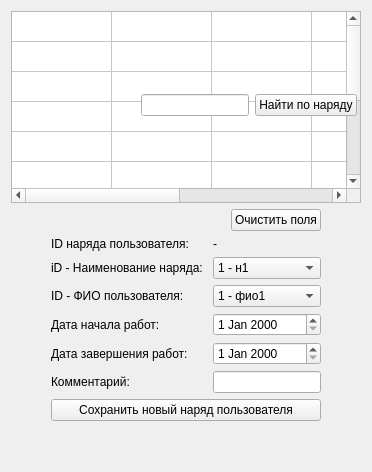
                  <widget class="QWidget" name="tab_32">
                   <attribute name="title">
                    <string>Наряды пользователей</string>
                   </attribute>
                   <layout class="QGridLayout" name="gridLayout_51">
                    <item row="0" column="0">
                     <layout class="QVBoxLayout" name="verticalLayout_25">
                      <item>
                       <layout class="QHBoxLayout" name="horizontalLayout_31">
                        <item>
                         <widget class="QTableWidget" name="table_userDuty">
                          <property name="minimumSize">
                           <size>
                            <width>0</width>
                            <height>150</height>
                           </size>
                          </property>
                          <property name="maximumSize">
                           <size>
                            <width>16777215</width>
                            <height>250</height>
                           </size>
                          </property>
                          <property name="dragEnabled">
                           <bool>false</bool>
                          </property>
                          <property name="showGrid">
                           <bool>true</bool>
                          </property>
                          <property name="sortingEnabled">
                           <bool>false</bool>
                          </property>
                          <property name="wordWrap">
                           <bool>true</bool>
                          </property>
                          <property name="cornerButtonEnabled">
                           <bool>true</bool>
                          </property>
                          <attribute name="horizontalHeaderVisible">
                           <bool>false</bool>
                          </attribute>
                          <attribute name="verticalHeaderVisible">
                           <bool>false</bool>
                          </attribute>
                          <row>
                           <property name="text">
                            <string>Новая строка</string>
                           </property>
                          </row>
                          <row>
                           <property name="text">
                            <string>Новая строка</string>
                           </property>
                          </row>
                          <row>
                           <property name="text">
                            <string>Новая строка</string>
                           </property>
                          </row>
                          <row>
                           <property name="text">
                            <string>Новая строка</string>
                           </property>
                          </row>
                          <row>
                           <property name="text">
                            <string>Новая строка</string>
                           </property>
                          </row>
                          <row>
                           <property name="text">
                            <string>Новая строка</string>
                           </property>
                          </row>
                          <row>
                           <property name="text">
                            <string>Новая строка</string>
                           </property>
                          </row>
                          <row>
                           <property name="text">
                            <string>Новая строка</string>
                           </property>
                          </row>
                          <row>
                           <property name="text">
                            <string>Новая строка</string>
                           </property>
                          </row>
                          <row>
                           <property name="text">
                            <string>Новая строка</string>
                           </property>
                          </row>
                          <column>
                           <property name="text">
                            <string>ID</string>
                           </property>
                          </column>
                          <column>
                           <property name="text">
                            <string>ID пользователя</string>
                           </property>
                          </column>
                          <column>
                           <property name="text">
                            <string>ID наряда</string>
                           </property>
                          </column>
                          <column>
                           <property name="text">
                            <string>Дата начала</string>
                           </property>
                          </column>
                          <column>
                           <property name="text">
                            <string>Дата завершения</string>
                           </property>
                          </column>
                          <column>
                           <property name="text">
                            <string>Комментарий</string>
                           </property>
                          </column>
                          <item row="0" column="0">
                           <property name="text">
                            <string/>
                           </property>
                          </item>
                         </widget>
                        </item>
                       </layout>
                      </item>
                      <item>
                       <layout class="QGridLayout" name="gridLayout_5">
                        <item row="0" column="1" rowspan="2" colspan="2">
                         <layout class="QVBoxLayout" name="verticalLayout_6">
                          <item>
                           <layout class="QHBoxLayout" name="horizontalLayout_19">
                            <item>
                             <spacer name="horizontalSpacer_30">
                              <property name="orientation">
                               <enum>Qt::Orientation::Horizontal</enum>
                              </property>
                              <property name="sizeHint" stdset="0">
                               <size>
                                <width>40</width>
                                <height>20</height>
                               </size>
                              </property>
                             </spacer>
                            </item>
                            <item>
                             <widget class="QPushButton" name="btn_userDutyClear">
                              <property name="text">
                               <string>Очистить поля</string>
                              </property>
                             </widget>
                            </item>
                           </layout>
                          </item>
                          <item>
                           <layout class="QFormLayout" name="formLayout_2">
                            <item row="0" column="0">
                             <widget class="QLabel" name="label_58">
                              <property name="text">
                               <string>ID наряда пользователя: </string>
                              </property>
                             </widget>
                            </item>
                            <item row="0" column="1">
                             <widget class="QLabel" name="label_users_duty_id">
                              <property name="text">
                               <string>-</string>
                              </property>
                             </widget>
                            </item>
                            <item row="2" column="0">
                             <widget class="QLabel" name="label_36">
                              <property name="text">
                               <string>iD - Наименование наряда: </string>
                              </property>
                             </widget>
                            </item>
                            <item row="2" column="1">
                             <widget class="QComboBox" name="duty_id">
                              <item>
                               <property name="text">
                                <string>1 - н1</string>
                               </property>
                              </item>
                              <item>
                               <property name="text">
                                <string>2 - н2</string>
                               </property>
                              </item>
                              <item>
                               <property name="text">
                                <string>3 - н3</string>
                               </property>
                              </item>
                             </widget>
                            </item>
                            <item row="3" column="0">
                             <widget class="QLabel" name="label_53">
                              <property name="text">
                               <string>ID - ФИО пользователя: </string>
                              </property>
                             </widget>
                            </item>
                            <item row="3" column="1">
                             <widget class="QComboBox" name="comboBox_user_id">
                              <item>
                               <property name="text">
                                <string>1 - фио1</string>
                               </property>
                              </item>
                              <item>
                               <property name="text">
                                <string>2 - фио2</string>
                               </property>
                              </item>
                              <item>
                               <property name="text">
                                <string>3</string>
                               </property>
                              </item>
                              <item>
                               <property name="text">
                                <string>4</string>
                               </property>
                              </item>
                              <item>
                               <property name="text">
                                <string>5</string>
                               </property>
                              </item>
                              <item>
                               <property name="text">
                                <string>6</string>
                               </property>
                              </item>
                             </widget>
                            </item>
                            <item row="4" column="0">
                             <widget class="QLabel" name="label_54">
                              <property name="text">
                               <string>Дата начала работ: </string>
                              </property>
                             </widget>
                            </item>
                            <item row="4" column="1">
                             <widget class="QDateEdit" name="dateTimeEdit_date_start"/>
                            </item>
                            <item row="5" column="0">
                             <widget class="QLabel" name="label_55">
                              <property name="text">
                               <string>Дата завершения работ: </string>
                              </property>
                             </widget>
                            </item>
                            <item row="5" column="1">
                             <widget class="QDateEdit" name="dateTimeEdit_date_finish"/>
                            </item>
                            <item row="6" column="0">
                             <widget class="QLabel" name="label_56">
                              <property name="text">
                               <string>Комментарий:</string>
                              </property>
                             </widget>
                            </item>
                            <item row="6" column="1">
                             <widget class="QLineEdit" name="lineEdit_users_duty_note"/>
                            </item>
                           </layout>
                          </item>
                          <item>
                           <layout class="QHBoxLayout" name="horizontalLayout_btnUserDuty">
                            <item>
                             <widget class="QPushButton" name="btn_saveNewDutyUser">
                              <property name="text">
                               <string>Сохранить новый наряд пользователя</string>
                              </property>
                             </widget>
                            </item>
                           </layout>
                          </item>
                         </layout>
                        </item>
                        <item row="0" column="3">
                         <spacer name="horizontalSpacer_6">
                          <property name="orientation">
                           <enum>Qt::Orientation::Horizontal</enum>
                          </property>
                          <property name="sizeType">
                           <enum>QSizePolicy::Policy::Minimum</enum>
                          </property>
                          <property name="sizeHint" stdset="0">
                           <size>
                            <width>40</width>
                            <height>20</height>
                           </size>
                          </property>
                         </spacer>
                        </item>
                        <item row="1" column="0">
                         <spacer name="horizontalSpacer_3">
                          <property name="orientation">
                           <enum>Qt::Orientation::Horizontal</enum>
                          </property>
                          <property name="sizeType">
                           <enum>QSizePolicy::Policy::Minimum</enum>
                          </property>
                          <property name="sizeHint" stdset="0">
                           <size>
                            <width>40</width>
                            <height>20</height>
                           </size>
                          </property>
                         </spacer>
                        </item>
                       </layout>
                      </item>
                      <item>
                       <spacer name="verticalSpacer_4">
                        <property name="orientation">
                         <enum>Qt::Orientation::Vertical</enum>
                        </property>
                        <property name="sizeHint" stdset="0">
                         <size>
                          <width>20</width>
                          <height>40</height>
                         </size>
                        </property>
                       </spacer>
                      </item>
                     </layout>
                    </item>
                   </layout>
                   <widget class="QWidget" name="layoutWidget_3">
                    <property name="geometry">
                     <rect>
                      <x>100</x>
                      <y>90</y>
                      <width>297</width>
                      <height>30</height>
                     </rect>
                    </property>
                    <layout class="QGridLayout" name="gridLayout_34">
                     <item row="0" column="4">
                      <spacer name="horizontalSpacer_8">
                       <property name="orientation">
                        <enum>Qt::Orientation::Horizontal</enum>
                       </property>
                       <property name="sizeHint" stdset="0">
                        <size>
                         <width>40</width>
                         <height>20</height>
                        </size>
                       </property>
                      </spacer>
                     </item>
                     <item row="0" column="0">
                      <spacer name="horizontalSpacer_19">
                       <property name="orientation">
                        <enum>Qt::Orientation::Horizontal</enum>
                       </property>
                       <property name="sizeHint" stdset="0">
                        <size>
                         <width>40</width>
                         <height>20</height>
                        </size>
                       </property>
                      </spacer>
                     </item>
                     <item row="0" column="2">
                      <widget class="QPushButton" name="btn_userDutySearch">
                       <property name="cursor">
                        <cursorShape>PointingHandCursor</cursorShape>
                       </property>
                       <property name="mouseTracking">
                        <bool>true</bool>
                       </property>
                       <property name="text">
                        <string>Найти по наряду</string>
                       </property>
                      </widget>
                     </item>
                     <item row="0" column="1">
                      <widget class="QLineEdit" name="line_userDutySearch"/>
                     </item>
                    </layout>
                   </widget>
                  </widget>
